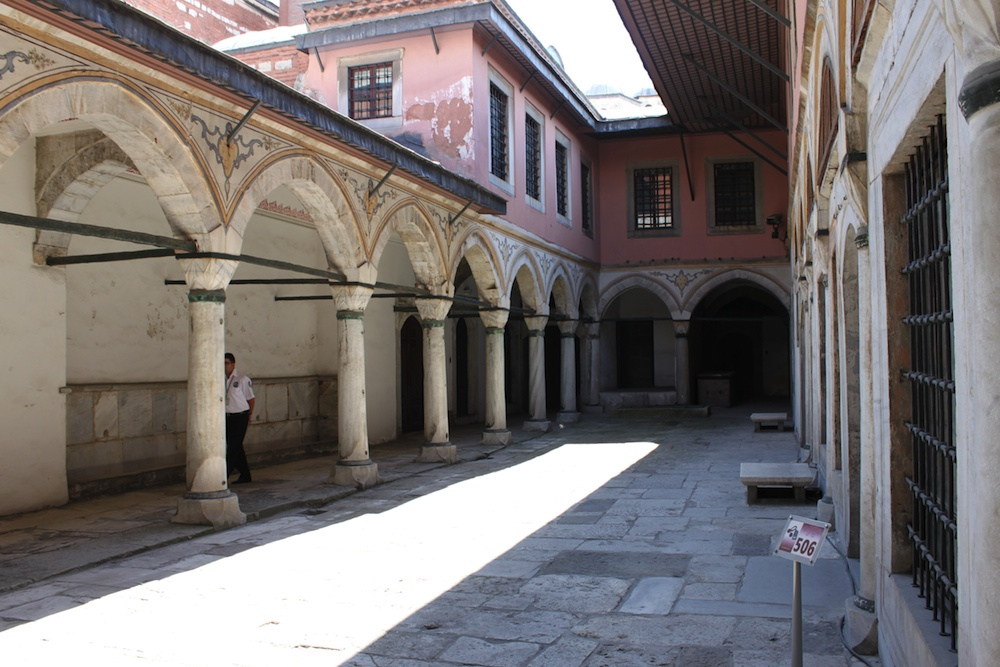
#> input picture Texture Synthesis and Image Inpainting/Image Inpainting/Images/test_im3.jpg, 1000 x 667 px, found by its file name
$ jupyter execute ObjRemoval_Inpainting_Criminisi.ipynb
#> lines starting #> are read from the running program, lines starting #| are printed output that depends on the picture
[cell 1]
from skimage import io
import numpy as np
from PIL import Image as im
import seaborn as sn
import matplotlib.pyplot as plt
import math
from IPython.display import clear_output
from skimage.morphology import binary_dilation, square
from skimage.filters import scharr_v, scharr_h
from skimage.color import rgb2gray
import scipy.stats as st
import copy
import time

[cell 2]
def display(img, title):
    io.imshow(img)
    plt.title('{}'.format(title))
    io.show()

[cell 3]
def removeObject(object_list, img_rgb, img_gray):

    filled_image = np.ones(img_gray.shape)
    for ob in object_list:
        filled_image[ob[0]:ob[1], ob[2]:ob[3]] = 0
    img_gray *= filled_image

    stat = io.imsave(outFolder+'mask.jpg', synth_img_gray*255.0)

    img_rgb[filled_image==0] = (0,0,0)
    display(img_gray, "Image for Synthesis")

    return filled_image, img_gray, img_rgb

[cell 4]
def getPriority(pixelList, img_gray, filled_image_pad, visited_mat, isophote_x, isophote_y, kernel):
    margin = math.floor(kernel/2)
    min_priority = 0.0
    p_pixel = (margin, margin)

    gradient_x = scharr_h(filled_image_pad[margin:img_gray.shape[0]+margin, margin:img_gray.shape[1]+margin])
    gradient_y = scharr_v(filled_image_pad[margin:img_gray.shape[0]+margin, margin:img_gray.shape[1]+margin])

    for pixel in pixelList:
        if pixel[0] < margin or pixel[0] >= img_gray.shape[0] + margin or pixel[1] < margin or pixel[1] >= img_gray.shape[1] + margin:
                continue

        # area = kernel*kernel
        # confidence = np.sum(visited_mat[pixel[0]-margin:pixel[0]+1+margin, pixel[1]-margin:pixel[1]+1+margin])/area
        confidence = np.sum(visited_mat[pixel[0]-margin:pixel[0]+1+margin, pixel[1]-margin:pixel[1]+1+margin])

        iso_grad_x = isophote_x[pixel[0]-margin, pixel[1]-margin]
        iso_grad_y = isophote_y[pixel[0]-margin, pixel[1]-margin]
        norm = math.sqrt(iso_grad_x*iso_grad_x + iso_grad_y*iso_grad_y)

        # avoid divide by zero error
        if norm != 0:
            iso_grad_x /= norm
            iso_grad_x /= norm

        p_vec_x = gradient_y[pixel[0] - margin, pixel[1]- margin]
        p_vec_y = gradient_x[pixel[0] - margin, pixel[1]- margin]
        norm = math.sqrt(p_vec_x*p_vec_x + p_vec_y*p_vec_y)

        # avoid divide by zero error
        if norm != 0:
            p_vec_x /= norm
            p_vec_y /= norm

        data = max(math.fabs(-p_vec_x*iso_grad_x + p_vec_y*iso_grad_y), math.fabs(p_vec_x*iso_grad_x + -p_vec_y*iso_grad_y))
        # data = math.fabs(p_vec_x*iso_grad_x + p_vec_y*iso_grad_y)
        priority = confidence * data

        if priority > min_priority:
            p_pixel = pixel
            min_priority = priority

    return p_pixel

[cell 5]
# Unfilled Neighbors
def getUnfilledNeighbors(filled, filled_image_pad, kernel_size):

    # returns index list, one for each axis (x[], y[])
    unfilled = np.nonzero(binary_dilation(filled_image_pad, square(3)) - filled_image_pad)

    # combine axis to get index of unfilled pixels (x,y)
    coord = list(zip(unfilled[0], unfilled[1]))

    return coord

[cell 6]
# Gaussian Kernel
def Gaussian2D(kernel, sigma):
    x = np.linspace(-sigma, sigma, kernel+1)
    kern1d = np.diff(st.norm.cdf(x))
    kern2d = np.outer(kern1d, kern1d)
    return kern2d/kern2d.sum()

[cell 7]
# Find Matches for each unfilles pixel
def FindMatches(pixel, template, patch_collection, patch_coords, filled_image_pad, kernel, sigma):
    '''
    validMask:      1s where Template is filled, 0s otherwise
    gaussMask:      2D Gaussian Kernel, same size as validMask
    templateMask:   gaussian weighted validMask
    totalWeight:    sum of values of templateMask
    reps:           total number of patches in patch_Collection
    dSSD:           normalized sum of squared differences
    '''
    half_kernel = math.floor(kernel/2)
    validMask = filled_image_pad[pixel[0]-half_kernel:pixel[0]+1+half_kernel, pixel[1]- half_kernel:pixel[1]+1+half_kernel]
    gaussMask = Gaussian2D(kernel, sigma)
    templateMask = validMask * gaussMask
    totalWeight = np.sum(templateMask)

    dSSD = templateMask * np.square(template - np.array(patch_collection))
    dSSD = np.sum(dSSD, axis=tuple(range(1,dSSD.ndim))) / totalWeight
    min_err = np.min(dSSD)

    bestMatch = np.argmin(dSSD)
    #bestMatches = [[i, d] for i, d in enumerate(dSSD) if d <= min_err*(1+errThreshold)]

    # return bestMatch, patch_coords[bestMatch]
    return patch_coords[bestMatch]

[cell 8]
# get example patches for image synthesis
def genPatches(img, filled_image_pad, visited_mat, kernel):

    margin = math.floor(kernel/2)

    # initialise example Patches array
    patch_collection = []
    patch_coords = []

    # collect sample patches, exclude patches that have any unfilled pixel
    for (x,y),v in np.ndenumerate(img):
        if v == 0:
            continue
        template = img[(x - margin):(x+1 + margin),(y-margin):(y+1+margin)]
        if template[template==0].shape[0] == 0:
            patch_collection.append(template)
            patch_coords.append((x - margin, y - margin))
        visited_mat[x, y] = 1

    return patch_collection, patch_coords, visited_mat

[cell 9]
#read sample image
def readImage(image, disp = False):
#> called with image = 'Assignment-II-images-1/test_im3.jpg', disp = False
    img = io.imread('./'+image)
#> img is the input picture: shape (667, 1000, 3); mean R, G, B 120.3, 114.9, 114.2
    img_gray = rgb2gray(img)
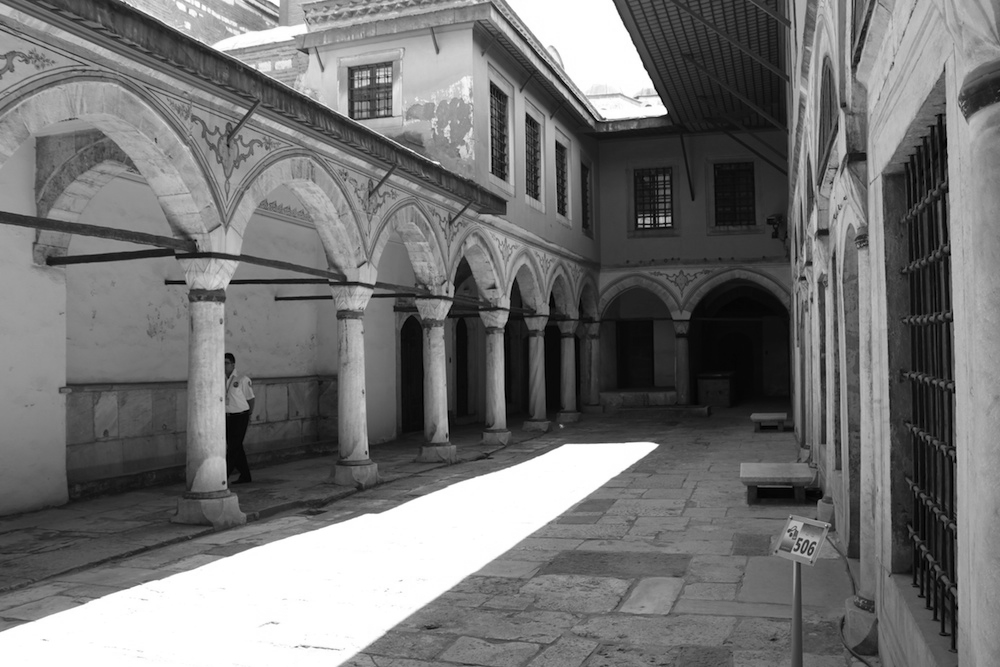
#> img_gray: shape (667, 1000) float64; min 0, max 1, mean 0.455

    if disp == True:
        display(img, "Read Image-{}".format(image.split('/')[1]))

    return img, img_gray

[cell 10]
imageFolder = 'Assignment-II-images-1'
outFolder = './synImages/'
images = ['test_im3.jpg'] #, 'test_im2.bmp']
# masks = ['masktest_im3.jpg']
kernel_size = [9]
errThreshold = 0.1
maxErrThreshold = 0.3
disp = False
f = open(outFolder+'log_criminsi.txt', "w")
f.close()

[cell 11]
blocks = ['person', 'sign', 'ground']
#person
person_coord = [(352,485,222,253)]

#sign
sign_coord = [(513,567,770,830),(566,664,788, 803)]

#ground
ground_coord = [(630, 664,3,390), (600, 630, 3, 435), (570,600,95,490), (540,570, 190,530),(510,540, 283, 570), (480, 510, 390, 610), (465,480, 465, 630),(440,465, 515,660)]

remove_blocks = [person_coord, sign_coord, ground_coord]

[cell 12]
for img_file in images:
    image = imageFolder+'/'+img_file
    img, img_gray = readImage(image, disp)

    # pixel values are in the range 0 to 1
    img_rgb = img/255.0
    img_gray = img_gray/255.0
    synth_img_gray = copy.copy(img_gray)
    synth_img_rgb = copy.copy(img_rgb)

    for i in range(len(remove_blocks)):
        filled_image, synth_img_gray, synth_img_rgb = removeObject(remove_blocks[i], synth_img_rgb, synth_img_gray)

        x,y = img_gray.shape
        isophote_x = scharr_h(img_gray)
        isophote_y = scharr_v(img_gray)

        output_dimx, output_dimy = np.shape(img_gray)
        print("Output Dimension: ({},{})".format(output_dimx, output_dimy))
        total_pixels = output_dimx * output_dimy

        for kernel in kernel_size:
            start = time.time()

            half_kernel = math.floor(kernel/2)
            margin = half_kernel
            sigma = kernel/6.4

            filled_image_pad = np.pad(filled_image, half_kernel, 'constant')
            synth_image_pad = np.pad(synth_img_gray, half_kernel, 'constant')
            img_rgb_pad = np.zeros((x+half_kernel * 2, y+half_kernel*2, 3))
            img_rgb_pad[half_kernel:x+half_kernel, half_kernel:y+half_kernel,] = synth_img_rgb

            visited_mat = copy.copy(filled_image_pad) #boundary_mat

            filled_pixels = np.sum(filled_image)

            patch_collection, patch_coords, visited_mat = genPatches(synth_image_pad, filled_image_pad, visited_mat, kernel)

            while filled_pixels < total_pixels:

                progress = 0
                pixelList = getUnfilledNeighbors(filled_image, filled_image_pad, kernel)
                # pixelList, order = getUnfilledNeighbors(filled_image, filled_image_pad, kernel)
                pixel = getPriority(pixelList, img_gray, filled_image_pad, visited_mat, isophote_x, isophote_y, kernel)
                print("pixel: {}".format(pixel))

                template = synth_image_pad[pixel[0]-half_kernel:pixel[0]+1+half_kernel, pixel[1]- half_kernel:pixel[1]+1+half_kernel]
                bestMatch = FindMatches(pixel, template, patch_collection, patch_coords, filled_image_pad, kernel, sigma)

                # synth_image[pixel[0], pixel[1]] = patch_collection[bestMatch, half_kernel, half_kernel]
                inver_visit = abs(filled_image_pad[pixel[0]-half_kernel:pixel[0]+1+half_kernel, pixel[1]- half_kernel:pixel[1]+1+half_kernel] - 1)
                inver_visit_rgb = np.ones((inver_visit.shape[0], inver_visit.shape[1], 3))
                for (x,y),v in np.ndenumerate(inver_visit):
                    if v == 1:
                        inver_visit_rgb[x,y] = np.array([1,1,1])
                    else:
                        inver_visit_rgb[x,y] = np.array([0,0,0])

                # synth_image_pad[pixel[0]:pixel[0]+2*kernel, pixel[1]+kernel:pixel[1]+2*kernel] += np.multiply(patch_collection[bestMatch], inver_visit)
                synth_image_pad[pixel[0]-half_kernel:pixel[0]+half_kernel+1, pixel[1]-half_kernel:pixel[1]+half_kernel+1] += np.multiply(synth_img_gray[bestMatch[0]-margin:bestMatch[0]+1+margin, bestMatch[1]-margin: bestMatch[1]+1+margin], inver_visit)
                img_rgb_pad[pixel[0]-half_kernel:pixel[0]+half_kernel+1, pixel[1]-half_kernel:pixel[1]+half_kernel+1] += np.multiply(synth_img_rgb[bestMatch[0]-margin:bestMatch[0]+1+margin, bestMatch[1]-margin: bestMatch[1]+1+margin], inver_visit_rgb)
                # filled_image[pixel[0], pixel[1]] = 1
                fp = np.sum(inver_visit)
                visited_mat[pixel[0]-half_kernel:pixel[0]+half_kernel+1, pixel[1]-half_kernel:pixel[1]+half_kernel+1] += inver_visit
                filled_image_pad[pixel[0]-half_kernel:pixel[0]+half_kernel+1, pixel[1]-half_kernel:pixel[1]+half_kernel+1] += inver_visit

                filled_pixels += fp

                clear_output()
                #if (total_pixels-filled_pixels)/total_pixels % 10 == 0:
                print(" Image = {}, kernel = {}, pixels_left = {}".format(img_file, kernel, total_pixels-filled_pixels))

                #if disp == True:
                # display_image_gray = synth_image_pad[half_kernel:half_kernel+img_gray.shape[0], half_kernel:half_kernel+img_gray.shape[1]]
                display_image_rgb = img_rgb_pad[margin:synth_image_pad.shape[0]-margin, margin:synth_image_pad.shape[1]-margin,]
                display_image_gray = synth_image_pad[margin:synth_image_pad.shape[0]-margin, margin:synth_image_pad.shape[1]-margin]
                display(display_image_gray, "Synthesizing Image: {}, kernel: {}".format(img_file.split('.')[0], kernel))

            synth_img_rgb = img_rgb_pad[margin:synth_image_pad.shape[0]-margin, margin:synth_image_pad.shape[1]-margin,]
            synth_img_gray = synth_image_pad[margin:synth_image_pad.shape[0]-margin, margin:synth_image_pad.shape[1]-margin]

            end = time.time()

        # save synthesized image
        final_image = io.imsave(outFolder+img_file.split('.')[0]+'_c_'+blocks[i]+'_k'+str(kernel)+'.'+img_file.split('.')[1], synth_img_gray*255.0)
        # final_image = im.fromarray(synth_img_rgb, 'RGB')
        # final_image.save(outFolder+img_file.split('.')[0]+blocks[i]+'_k'+str(kernel)+'.'+img_file.split('.')[1])

        # write log file
        writeLine = "File: {}, Block: {}, Kernel Size:{}, Time Taken:{} seconds\n".format(img_file, blocks[i], kernel, round(end-start,4))
        # append to the file
        with open(outFolder+"log_criminsi.txt", "a") as f:
            f.write(writeLine)
